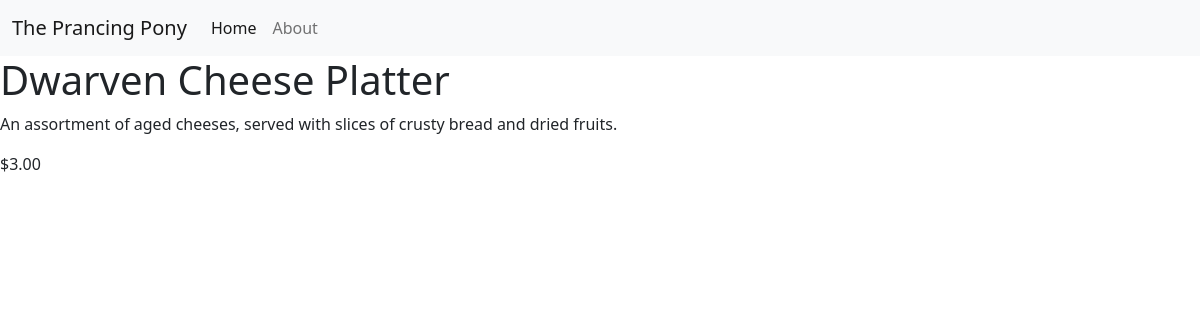
/menuitem/10/, run on the app's committed database.
### restaurant_menu/models.py (models this page shows, shortened)
class Item(models.Model):
    meal = models.CharField(max_length=1000, unique=True)
    description = models.CharField(max_length=2000)
    price = models.DecimalField(max_digits=10, decimal_places=2)
    meal_type = models.CharField(max_length=200, choices=MEAL_TYPE)
    author = models.ForeignKey(User, on_delete=models.PROTECT)
    status = models.IntegerField(choices=STATUS, default=1)
    date_created = models.DateTimeField(auto_now_add=True)
    date_updated = models.DateTimeField(auto_now=True)

### restaurant_menu/views.py (the view)
# urls.py: path('menuitem/<int:pk>/', views.MenuItemDetail.as_view(), name='menu_item'),
class MenuItemDetail(generic.DetailView):
    model = Item
    template_name = "menu_item_detail.html"

### restaurant_menu/templates/menu_item_detail.html
{% extends 'base.html' %}
{% block content %}
    <h1>{{ item.meal }}</h1>
    <p>{{ item.description }}</p>
    <p>${{ item.price }}</p>
{% endblock content %}

### data on the page
Item: meal "Dwarven Cheese Platter", description "An assortment of aged cheeses, served with slices of crusty bread and dried fruits.", price "3.00"
